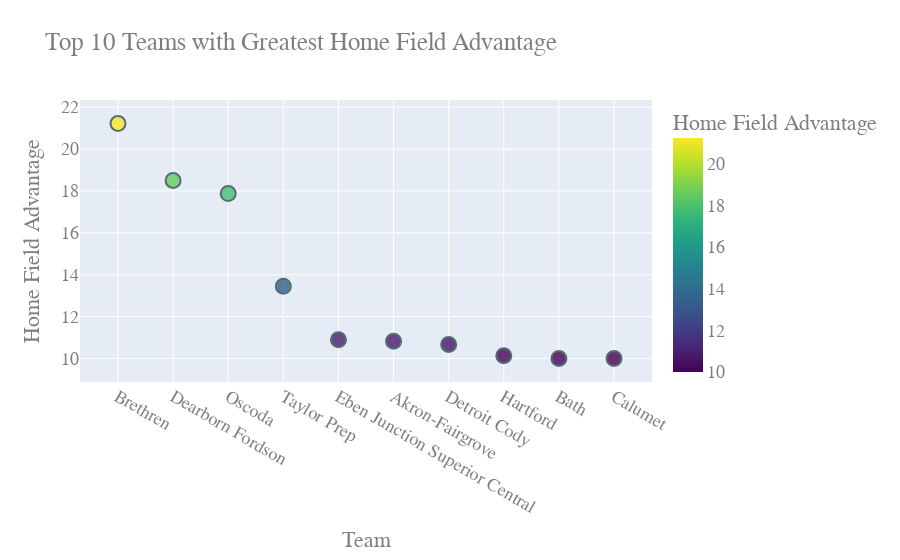
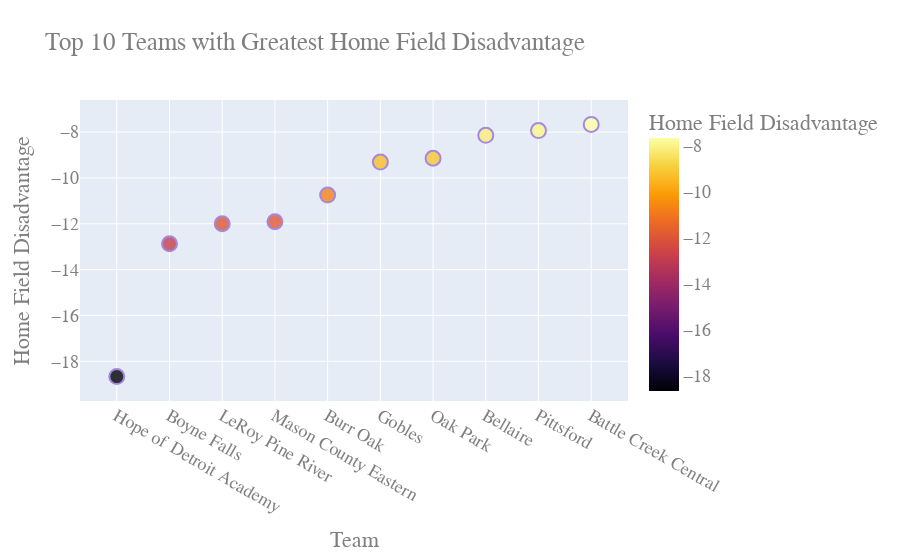

Here is the notebook cell these charts were saved with, in order:
### Code cell
## Create a scatter plot

# import plotly.graph_objects as go

# Create a scatter plot for top 10 teams that get the greatest boost from playing at home
fig1 = go.Figure(data=go.Scatter(
    x=top_boost_teams['primary_team'],
    y=top_boost_teams['home_field_advantage'],
    mode='markers',
    marker=dict(
        color=top_boost_teams['home_field_advantage'], # set color equal to a variable
        colorbar=dict(title='Home Field Advantage'), # add a color bar
        colorscale='Viridis', # specify the color scale
        size=15, # adjust the size of the markers
        line=dict(
            color='DarkSlateGrey', # color of the marker borders
            width=2 # width of the marker borders
        ),
        opacity=0.8 # adjust the opacity
    )
))

# Set the title and labels
fig1.update_layout(
    title='Top 10 Teams with Greatest Home Field Advantage',
    xaxis_title='Team',
    yaxis_title='Home Field Advantage',
    font=dict(
        family="Courier New, monospace", # specify the font family
        size=18, # specify the font size
        color="#7f7f7f" # specify the font color
    )
)

# Show the figure
fig1.show()

# Create a scatter plot for top 10 teams that underperform at home
fig2 = go.Figure(data=go.Scatter(
    x=top_underperform_teams['primary_team'],
    y=top_underperform_teams['home_field_advantage'],
    mode='markers',
    marker=dict(
        color=top_underperform_teams['home_field_advantage'], # set color equal to a variable
        colorbar=dict(title='Home Field Disadvantage'), # add a color bar
        colorscale='Inferno', # specify the color scale
        size=15, # adjust the size of the markers
        line=dict(
            color='MediumPurple', # color of the marker borders
            width=2 # width of the marker borders
        ),
        opacity=0.8 # adjust the opacity
    )
))

# Set the title and labels
fig2.update_layout(
    title='Top 10 Teams with Greatest Home Field Disadvantage',
    xaxis_title='Team',
    yaxis_title='Home Field Disadvantage',
    font=dict(
        family="Courier New, monospace", # specify the font family
        size=18, # specify the font size
        color="#7f7f7f" # specify the font color
   )
)

# Show the figure
fig2.show()

### Figure 1 — Plotly figure (JSON) as saved in the notebook; plotly's stock layout.template omitted (floating-point values rounded to 4 significant figures)
{"data": [{"marker": {"color": [21.22, 18.5, 17.88, 13.45, 10.9, 10.83, 10.67, 10.14, 10, 10], "colorbar": {"title": {"text": "Home Field Advantage"}}, "colorscale": [[0, "#440154"], [0.1111, "#482878"], [0.2222, "#3e4989"], [0.3333, "#31688e"], [0.4444, "#26828e"], [0.5556, "#1f9e89"], [0.6667, "#35b779"], [0.7778, "#6ece58"], [0.8889, "#b5de2b"], [1, "#fde725"]], "line": {"color": "DarkSlateGrey", "width": 2}, "opacity": 0.8, "size": 15}, "mode": "markers", "type": "scatter", "x": ["Brethren", "Dearborn Fordson", "Oscoda", "Taylor Prep", "Eben Junction Superior Central", "Akron-Fairgrove", "Detroit Cody", "Hartford", "Bath", "Calumet"], "y": [21.22, 18.5, 17.88, 13.45, 10.9, 10.83, 10.67, 10.14, 10, 10]}], "layout": {"font": {"color": "#7f7f7f", "family": "Courier New, monospace", "size": 18}, "title": {"text": "Top 10 Teams with Greatest Home Field Advantage"}, "xaxis": {"title": {"text": "Team"}}, "yaxis": {"title": {"text": "Home Field Advantage"}}}}

### Figure 2 — Plotly figure (JSON) as saved in the notebook; plotly's stock layout.template omitted (floating-point values rounded to 4 significant figures)
{"data": [{"marker": {"color": [-18.67, -12.88, -12, -11.91, -10.75, -9.308, -9.143, -8.143, -7.933, -7.667], "colorbar": {"title": {"text": "Home Field Disadvantage"}}, "colorscale": [[0, "#000004"], [0.1111, "#1b0c41"], [0.2222, "#4a0c6b"], [0.3333, "#781c6d"], [0.4444, "#a52c60"], [0.5556, "#cf4446"], [0.6667, "#ed6925"], [0.7778, "#fb9b06"], [0.8889, "#f7d13d"], [1, "#fcffa4"]], "line": {"color": "MediumPurple", "width": 2}, "opacity": 0.8, "size": 15}, "mode": "markers", "type": "scatter", "x": ["Hope of Detroit Academy", "Boyne Falls", "LeRoy Pine River", "Mason County Eastern", "Burr Oak", "Gobles", "Oak Park", "Bellaire", "Pittsford", "Battle Creek Central"], "y": [-18.67, -12.88, -12, -11.91, -10.75, -9.308, -9.143, -8.143, -7.933, -7.667]}], "layout": {"font": {"color": "#7f7f7f", "family": "Courier New, monospace", "size": 18}, "title": {"text": "Top 10 Teams with Greatest Home Field Disadvantage"}, "xaxis": {"title": {"text": "Team"}}, "yaxis": {"title": {"text": "Home Field Disadvantage"}}}}
